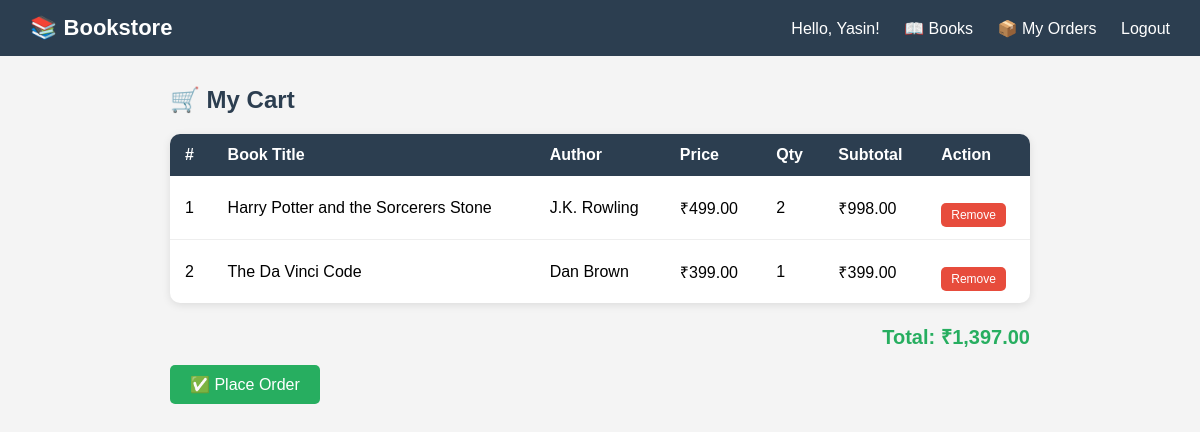
/xampp_hdocs/cart.php (signed in), run on the app's committed database.
### tables this page shows
CREATE TABLE cart_items (
    cart_id INT,
    book_id INT,
    quantity INT DEFAULT 1,
    PRIMARY KEY (cart_id, book_id),
    FOREIGN KEY (cart_id) REFERENCES cart(cart_id),
    FOREIGN KEY (book_id) REFERENCES book(book_id)
);

CREATE TABLE book (
    book_id INT AUTO_INCREMENT PRIMARY KEY,
    title VARCHAR(200) NOT NULL,
    ISBN VARCHAR(20) UNIQUE NOT NULL,
    price DECIMAL(10,2) NOT NULL,
    author_id INT,
    FOREIGN KEY (author_id) REFERENCES author(author_id)
);

CREATE TABLE author (
    author_id INT AUTO_INCREMENT PRIMARY KEY,
    author_name VARCHAR(100) NOT NULL
);

### xampp_hdocs/cart.php (the view, shortened to what this page needs)
<?php
include 'db.php';
$customer_id = $_SESSION['customer_id'];
?>
<!DOCTYPE html>
<html lang="en">
<head>
</head>
<body>
<nav>
    <div class="logo">📚 Bookstore</div>
    <div>
        <span style="color:white;">Hello, <?= $_SESSION['customer_name'] ?>!</span>
        <a href="books.php">📖 Books</a>
        <a href="orders.php">📦 My Orders</a>
        <a href="logout.php">Logout</a>
    </div>
</nav>
<div class="container">
    <h2>🛒 My Cart</h2>
    <?php
    $sql = "SELECT ci.*, b.title, b.price, a.author_name
            FROM cart_items ci
            JOIN cart c ON ci.cart_id = c.cart_id
            JOIN book b ON ci.book_id = b.book_id
            JOIN author a ON b.author_id = a.author_id
            WHERE c.customer_id = '$customer_id'";
    $result = mysqli_query($conn, $sql);
    $total  = 0;
    if (mysqli_num_rows($result) == 0):
    ?>
        <div class="empty">🛒 Your cart is empty! <a href="books.php">Browse Books</a></div>
    <?php else: ?>
    <table>
        <tr>
            <th>#</th>
            <th>Book Title</th>
            <th>Author</th>
            <th>Price</th>
            <th>Qty</th>
            <th>Subtotal</th>
            <th>Action</th>
        </tr>
        <?php $i = 1; while ($row = mysqli_fetch_assoc($result)):
            $subtotal = $row['price'] * $row['quantity'];
            $total   += $subtotal;
        ?>
        <tr>
            <td><?= $i++ ?></td>
            <td><?= htmlspecialchars($row['title']) ?></td>
            <td><?= htmlspecialchars($row['author_name']) ?></td>
            <td>₹<?= number_format($row['price'], 2) ?></td>
            <td><?= $row['quantity'] ?></td>
            <td>₹<?= number_format($subtotal, 2) ?></td>
            <td><a href="remove_from_cart.php?book_id=<?= $row['book_id'] ?>" class="btn btn-red" style="padding:5px 10px;font-size:12px;">Remove</a></td>
        </tr>
        <?php endwhile; ?>
    </table>
    <div class="total">Total: ₹<?= number_format($total, 2) ?></div>
    <a href="place_order.php" class="btn">✅ Place Order</a>
    <?php endif; ?>
</div>
</body>
</html>

### xampp_hdocs/cart.php (style rules this page uses)
* { margin: 0; padding: 0; box-sizing: border-box; }
body { font-family: Arial, sans-serif; background: #f4f4f4; }
nav { background: #2c3e50; padding: 15px 30px; display: flex; justify-content: space-between; align-items: center; }
nav .logo { color: white; font-size: 22px; font-weight: bold; }
nav a { color: white; text-decoration: none; margin-left: 20px; }
.container { max-width: 900px; margin: 30px auto; padding: 0 20px; }
h2 { margin-bottom: 20px; color: #2c3e50; }
table { width: 100%; border-collapse: collapse; background: white; border-radius: 10px; overflow: hidden; box-shadow: 0 2px 8px rgba(0,0,0,0.1); }
th { background: #2c3e50; color: white; padding: 12px 15px; text-align: left; }
td { padding: 12px 15px; border-bottom: 1px solid #eee; }
tr:last-child td { border-bottom: none; }
.total { text-align: right; margin-top: 20px; font-size: 20px; font-weight: bold; color: #27ae60; }
.btn { display: inline-block; padding: 10px 20px; background: #27ae60; color: white; border-radius: 5px; text-decoration: none; margin-top: 15px; }
.btn-red { background: #e74c3c; }

### data on the page
cart_items: book.title "Harry Potter and the Sorcerers Stone", author.author_name "J.K. Rowling", book.price "499.00", quantity "2", subtotal "998.00"
cart_items: book.title "The Da Vinci Code", author.author_name "Dan Brown", book.price "399.00", quantity "1"

### other printed values
$_SESSION['customer_name'] "Yasin"
$total "1,397.00"
